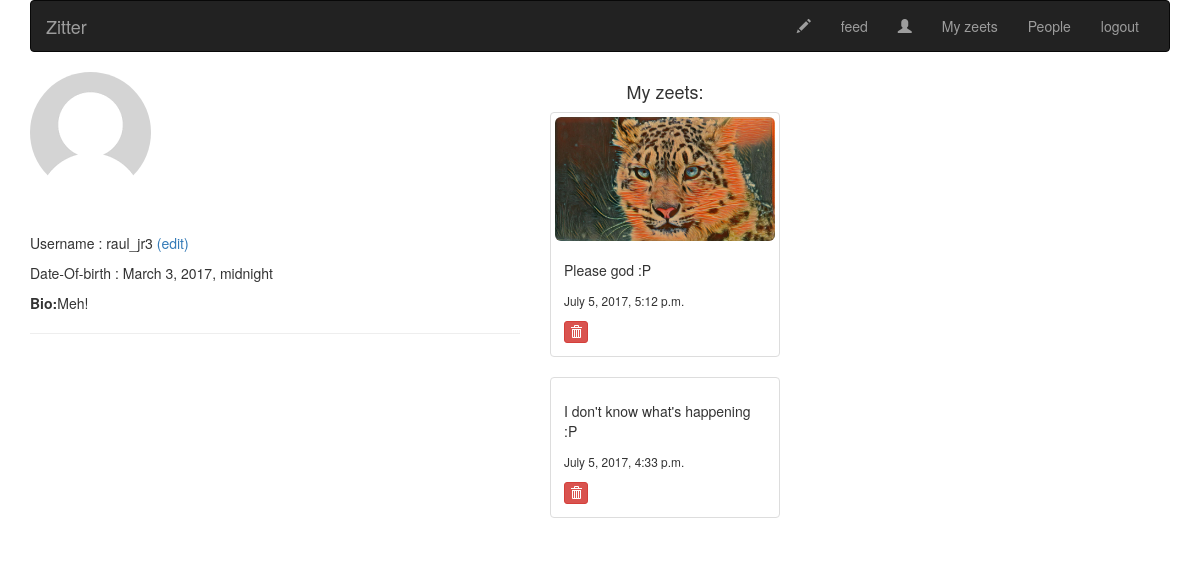
The app's page /account/dashboard/ (signed in), older data.
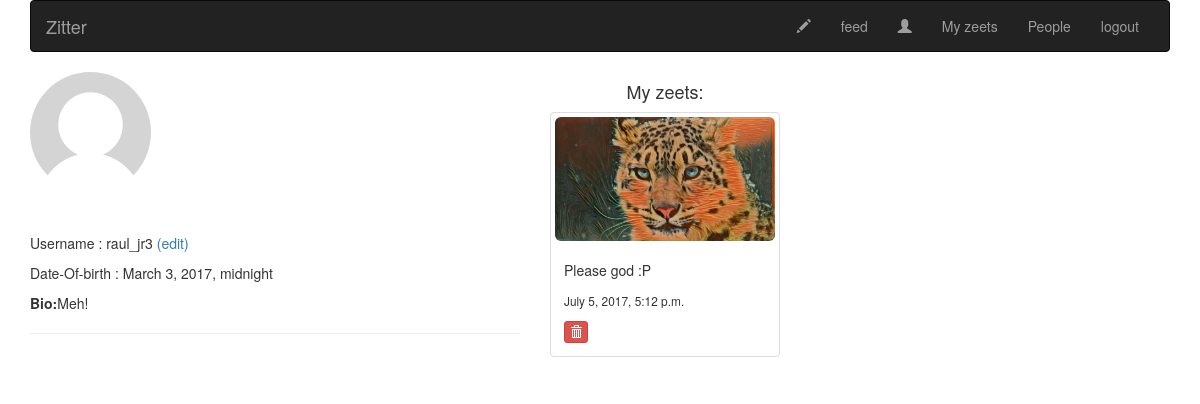
The same page, newer data.
### zeets/models.py (models this page shows, shortened)
class Zeet(models.Model):
	zeeter = models.ForeignKey(settings.AUTH_USER_MODEL, related_name = 'zeets_created')
	body = models.CharField(max_length = 140, help_text = "140 characters only :P")
	created = models.DateTimeField(auto_now = True)
	image = models.ImageField(blank = True, upload_to = '%Y/%m/%d/images/')
	class Meta:
		ordering = ['-created']

### account/views.py (the view)
@login_required
def dashboard(request):
	zeets = Zeet.objects.filter(zeeter = request.user)
	template = 'account/dashboard.html'
	return render(request, template, {'zeets':zeets})

### account/templates/account/dashboard.html (shortened to what this page needs)
{% extends "base.html" %}
{% load static %}
{% load crispy_forms_tags %}
{% block content %}
	<div class="row">
		<div class="col-md-8">
			{% if user.profile.photo %}
				<img src="{{ user.profile.photo.url }}" class="img-rounded img-responsive" width="304" height="236">
			{% else %}
				<img src="{% static "img/no_img.png" %}" class="img-circle img-responsive float-center" alt="Cinque Terre">
			{% endif %}
			<br><br>
			<p>Username : {{ request.user.username }} <a href="{% url "account:edit" %}">(edit)</a></p>
			<p>Date-Of-birth : {{ user.profile.date_of_birth }}</p>
			<p><b>Bio:</b>{{ user.profile.bio }}</p><hr>
		</div>
		<div class="col-md-4">
			{% if zeets %}
				<h4 class="text-center">My zeets:</h4>
				{% for zeet in zeets %}
					<div class="thumbnail">
				      	{% if zeet.image %}
								<img src="{{ zeet.image.url }}" class="img-rounded" width="250" height="250">
						{% endif %}
				        <div class="caption">
				        	<p>{{ zeet.body|linebreaks }}</p>
						  	<p><small>{{ zeet.created }}</small></p>
						  	<a href="{% url "zeets:delete" zeet.pk %}"><button class="btn btn-danger btn-xs"><span class="glyphicon glyphicon-trash"></span></button></a>
				    	</div>
					</div>
				{% endfor %}
			{% else %}
				<h4 class="text-center">No zeets yet.</h4>
				<p><a href="{% url "zeets:post" %}">zeet</a>now...</p>
			{% endif %}
		</div><hr>
		</div>
{% endblock %}

Row changes from the older to the newer data that the page shows:
removed Zeet: body "I don't know what's happening :P", created "July 5, 2017, 4:33 p.m."
